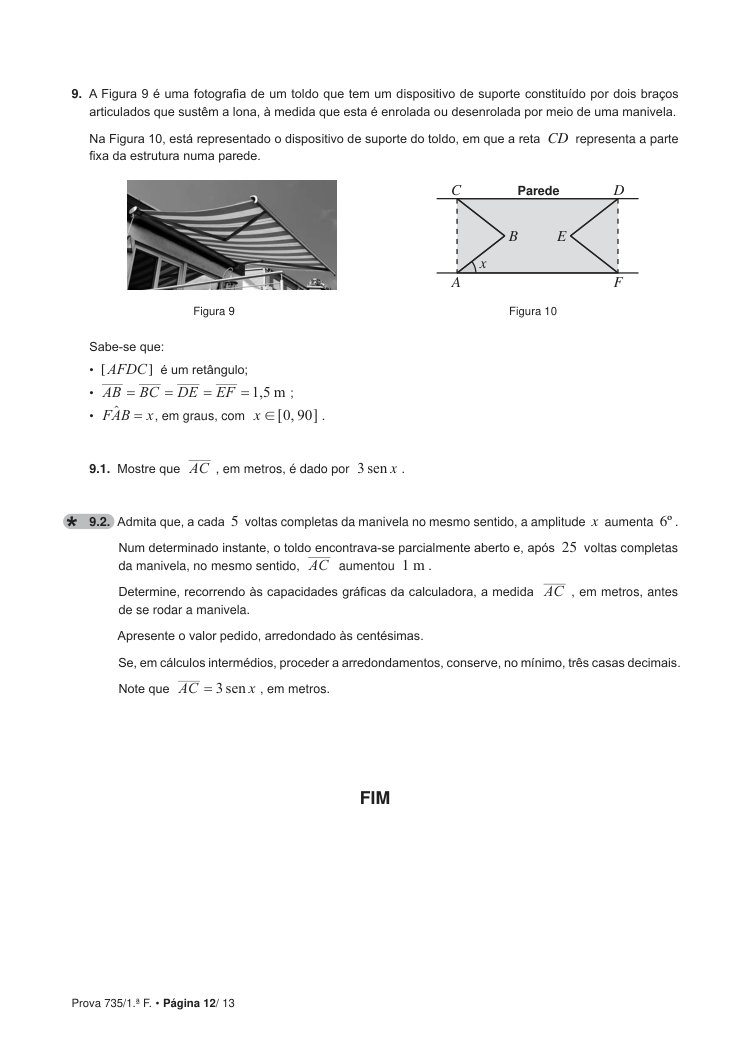
#> input picture functions/pdf2img/image_processing/pdf_Matematica_images_page_12.jpg, 751 x 1061 px; its folder holds only this picture in this run
$ python -i processing.py   (imports and definitions only)
#> lines starting #> are read from the running program, lines starting #| are printed output that depends on the picture; after the words box and inside, x2 and y2 are one past the last pixel; in counts of white or black regions, pixels touching at a corner belong together
import cv2
import numpy as np
import os
from pathlib import Path

class OpenCVProcesser:
    # Constants
    MINIMUM_WIDTH = 20
    MINIMUM_HEIGHT = 20
    GREEN_COLOR = (36, 255, 12)      # Color for individual contours
    BLUE_COLOR = (255, 0, 0)         # Color for merged regions (phrases)
    RED_COLOR = (0, 0, 255)          # Color for paragraph regions
    TRACE_WIDTH = 2
    HORIZONTAL_PROXIMITY_THRESHOLD = 50  # Max horizontal distance between related elements
    VERTICAL_OVERLAP_THRESHOLD = 0.3     # Minimum vertical overlap ratio for horizontal merging
    VERTICAL_DISTANCE_THRESHOLD = 50     # Maximum vertical distance for paragraph grouping

    def __init__(self):
        """Initialize the OpenCVProcesser."""
        pass

    def process(self, img,):
        """
        Process the image to detect figures and return their bounding boxes.
        :param img: Input image in BGR format.
        :param min_area: Minimum area of the bounding box to consider.
        :param max_aspect_ratio: Maximum aspect ratio of the bounding box.
        :return: List of dictionaries with keys 'x', 'y', 'w', 'h'.
        """
        figures = self._detect_figures_cv(img, testing_mode=True)
        return self._cut_boxes(img, figures)

    def _prepare_image(self,inputImage):
        """
        Prepare and preprocess the image for contour detection

        Args:
            inputImage:  the input image

        Returns:
            tuple: (original image, processed image, binary threshold image)
        """
        original = inputImage.copy()

        # Convert to grayscale
        gray = cv2.cvtColor(inputImage, cv2.COLOR_BGR2GRAY)

        # Apply threshold to create binary image
        thresh = cv2.threshold(gray, 0, 255, cv2.THRESH_BINARY_INV + cv2.THRESH_OTSU)[1]

        return original, inputImage, thresh

    def _detect_figures_cv(self, img, testing_mode=False):
        """
        Extract images from a file, detecting both phrases and paragraphs

        Args:
            img: The image file
            testing_mode: Whether running in test mode

        Returns:
            list: List of dictionaries with extracted region data
        """
        # Prepare the image
        original, image, thresh = self._prepare_image(img)

        # Detect basic contours
        boxes = self._detect_basic_contours(thresh,testing_mode)

        # Visualize contours if in testing mode

        # Use extract_phrase_bounding_boxes to get phrase and spanning boxes
        img_copy = original.copy()
        _phrase_boxes, spanning_boxes = self._detect_distant_phrases_bounding_boxes(img_copy, use_full_image_width=True,testing_mode=testing_mode)


        # Convert spanning_boxes to the (x, y, w, h) format
        spanning_regions = []
        for box in spanning_boxes:
            x, y, w, h = box['x'], box['y'], box['w'], box['h']

            # Check if this spanning box contains at least one basic contour
            contains_basic_contour = False
            for bx, by, bw, bh in boxes:
                # Check if basic box center is inside spanning box
                b_center_x = bx + bw/2
                b_center_y = by + bh/2
                if (x <= b_center_x <= x + w) and (y <= b_center_y <= y + h):
                    contains_basic_contour = True
                    break

            # Only include spanning boxes that contain at least one basic contour
            if contains_basic_contour:
                spanning_regions.append((x, y, w, h))
                # Draw original boxes in green


        if testing_mode:
            img = original.copy()
            for i, box in enumerate(boxes):
                    # Ensure box is a dictionary with expected keys
                if isinstance(box, tuple):
                    # Convert tuple to dictionary for consistency
                    box = {'x': box[0], 'y': box[1], 'w': box[2], 'h': box[3]}
                elif not isinstance(box, dict) or not all(k in box for k in ['x', 'y', 'w', 'h']):
                    print(f"Invalid box format: {box}")
                    continue
                # Draw bounding boxes on the image
                cv2.rectangle(img, (box['x'], box['y']),
                            (box['x'] + box['w'], box['y'] + box['h']),
                            (0, 255, 0), 2)
                cv2.putText(img, f"{i}: {box['w']}x{box['h']}",
                            (box['x'], box['y'] - 10), cv2.FONT_HERSHEY_SIMPLEX,
                            0.5, (0, 255, 0), 1)
                # Draw spanning boxes in blue (using full width from leftmost to rightmost edge)

            for i, box in enumerate(_phrase_boxes):
                    # Ensure box is a dictionary with expected keys
                if isinstance(box, tuple):
                    # Convert tuple to dictionary for consistency
                    box = {'x': box[0], 'y': box[1], 'w': box[2], 'h': box[3]}
                elif not isinstance(box, dict) or not all(k in box for k in ['x', 'y', 'w', 'h']):
                    print(f"Invalid box format: {box}")
                    continue
                cv2.rectangle(img, (box['x'], box['y']),
                            (box['x'] + box['w'], box['y'] + box['h']),
                            (255, 0, 0), 2)
                cv2.putText(img, f"P{i}: W={box['w']}",
                            (box['x'], box['y'] + box['h'] // 2),
                            cv2.FONT_HERSHEY_SIMPLEX,
                            0.5, (255, 0, 0), 1)
            for i, box in enumerate(spanning_boxes):
                    # Ensure box is a dictionary with expected keys
                if isinstance(box, tuple):
                    # Convert tuple to dictionary for consistency
                    box = {'x': box[0], 'y': box[1], 'w': box[2], 'h': box[3]}
                elif not isinstance(box, dict) or not all(k in box for k in ['x', 'y', 'w', 'h']):
                    print(f"Invalid box format: {box}")
                    continue
                cv2.rectangle(img, (box['x'], box['y']),
                            (box['x'] + box['w'], box['y'] + box['h']),
                            (255, 0, 0), 2)
                cv2.putText(img, f"S{i}: W={box['w']}",
                            (box['x'], box['y'] + box['h'] // 2),
                            cv2.FONT_HERSHEY_SIMPLEX,
                            0.5, (255, 0, 0), 1)
            for i, box in enumerate(spanning_regions):
                    # Ensure box is a dictionary with expected keys
                if isinstance(box, tuple):
                    # Convert tuple to dictionary for consistency
                    box = {'x': box[0], 'y': box[1], 'w': box[2], 'h': box[3]}
                elif not isinstance(box, dict) or not all(k in box for k in ['x', 'y', 'w', 'h']):
                    print(f"Invalid box format: {box}")
                    continue
                x, y, w, h = box
                cv2.rectangle(img, (box['x'], box['y']),
                            (box['x'] + box['w'], box['y'] + box['h']), (0, 0, 255), 2)
                cv2.putText(img, f"S{i}: W={box['w']}",
                            (box['x'], box['y'] + box['h'] // 2),  cv2.FONT_HERSHEY_SIMPLEX,
                            0.5, (0, 0, 255), 1)

            cv2.imshow("Phrase Bounding Boxes with Spanning Regions", img)
            cv2.waitKey(0)

        # Prepare and return extracted regions including spanning regions
        return self._prepare_return_data(original, spanning_regions)

    def _detect_distant_phrases_bounding_boxes(self,img, min_width=100, max_height=50, vertical_distance_threshold=60, use_full_image_width=False,testing_mode=False):
        """
        Heuristic text-line detection to find question-like lines without OCR.
        Uses morphological operations to detect horizontal text regions.
        Only detects text in the left half of the image, ignoring contours on the right side.
        Args:
            img: Input image
            min_width: Minimum width for a valid text line
            max_height: Maximum height for a valid text line
            vertical_distance_threshold: Minimum vertical distance required for creating spanning boxes
                                        (boxes with distance >= threshold are considered related)
            use_full_image_width: If True, spanning boxes will cover the full image width (0 to image width)
                                instead of just the leftmost to rightmost points of detected boxes

        Returns:
            tuple: (original boxes, spanning boxes between distant vertical regions using global width)
        """
        gray = cv2.cvtColor(img, cv2.COLOR_BGR2GRAY)
        # Binary inverse thresh: text becomes white
        _, thresh = cv2.threshold(gray, 0, 255,
                                cv2.THRESH_BINARY_INV | cv2.THRESH_OTSU)
        # Use a wide, short kernel to connect text into lines
        kernel = cv2.getStructuringElement(cv2.MORPH_RECT, (50, 3))
        connected = cv2.morphologyEx(thresh, cv2.MORPH_CLOSE, kernel)
        contours, _ = cv2.findContours(connected, cv2.RETR_EXTERNAL,
                                    cv2.CHAIN_APPROX_SIMPLE)
        boxes = []
        # Get image width to determine the middle point
        img_width = img.shape[1]
        middle_x = img_width // 2
        if testing_mode:
            print(f"Image shape: {img.shape}, Middle X: {middle_x}")
            print(f"Contours found: {len(contours)}")

        # Track statistics for filtered contours
        total_contours = len(contours)
        filtered_by_position = 0

        for cnt in contours:
            x, y, w, h = cv2.boundingRect(cnt)
            # Filter boxes by size (likely long lines) and ignore those starting at or beyond the middle of the image horizontally
            if w >= min_width and h <= max_height:
                if x < middle_x:
                    boxes.append({'x': x, 'y': y, 'w': w, 'h': h})
                else:
                    filtered_by_position += 1
                    # Draw filtered out boxes in red on the debug image
                    cv2.rectangle(img, (x, y), (x + w, y + h), (0, 0, 255), 1)

        if testing_mode:
            print(f"Total contours: {total_contours}, Filtered by position: {filtered_by_position}, Remaining: {len(boxes)}")
        # Sort top-to-bottom
        boxes = sorted(boxes, key=lambda b: b['y'])

        # Create spanning boxes between vertically distant regions (using full width)
        spanning_boxes = []
        # Determine the left and right edges based on the mode
        if use_full_image_width:
            # Use the full image width
            global_left_x = 0
            global_right_x = img_width

            if testing_mode:
                print(f"Using full image width: 0 to {img_width}")
        else:
            # Find the global leftmost and rightmost edges across all boxes
            global_left_x = min(box['x'] for box in boxes) if boxes else 0
            global_right_x = max(box['x'] + box['w'] for box in boxes) if boxes else 0
            print(f"Using detected box extents: {global_left_x} to {global_right_x}")

        if len(boxes) >= 2:
            for i in range(len(boxes) - 1):
                current_box = boxes[i]
                next_box = boxes[i + 1]

                # Calculate vertical distance between bottom of current and top of next
                current_bottom = current_box['y'] + current_box['h']
                next_top = next_box['y']
                vertical_distance = next_top - current_bottom

                # If boxes are more distant than the threshold, create a spanning box
                if vertical_distance >= vertical_distance_threshold:
                    # Create a new box that spans from bottom of current to top of next
                    # Use the global furthest left and right edges from all boxes
                    span_x = global_left_x
                    span_y = current_bottom
                    span_width = global_right_x - global_left_x
                    span_height = next_top - current_bottom
                    width_desc = "full image width" if use_full_image_width else "detected box extents"
                    spanning_boxes.append({
                        'x': span_x,
                        'y': span_y,
                        'w': span_width,
                        'h': span_height,
                    })


        return boxes, spanning_boxes

    def _detect_basic_contours(self,thresh_image, min_width=MINIMUM_WIDTH, min_height=MINIMUM_HEIGHT,testing_mode = False):
        """
        Detect basic contours in the thresholded image

        Args:
            thresh_image: Binary threshold image
            min_width: Minimum width for a valid contour
            min_height: Minimum height for a valid contour

        Returns:
            list: List of bounding boxes (x, y, w, h)
        """
        # Find contours
        cnts = cv2.findContours(thresh_image, cv2.RETR_EXTERNAL, cv2.CHAIN_APPROX_TC89_L1)
        cnts = cnts[0] if len(cnts) == 2 else cnts[1]

        # Get all bounding boxes with minimum size
        boxes = []
        for c in cnts:
            x, y, w, h = cv2.boundingRect(c)
            if w >= min_width and h >= min_height:
                boxes.append((x, y, w, h))

        return boxes

    def _cut_boxes(self, img, boxes):
        """
        Cut the image into boxes based on the detected bounding boxes.
        :param img: Input image in BGR format.
        :param boxes: List of dictionaries with keys 'x', 'y', 'w', 'h'.
        :return: List of cropped images.
        """
        cropped_images = []
        h_img = img.shape[0]
        for box in boxes:
            x, y, w, h = int(box['x']), int(box['y']), int(box['w']), int(box['h'])
            # Adjust y to account for OpenCV's top-left origin
            cropped_img = img[y:y+h, x:x+w]
            cropped_images.append(cropped_img)


        return cropped_images

    def _prepare_return_data(self,original, spanning_regions):
        """
        Prepare extracted region data for return

        Args:
            original: Original image
            spanning_regions: List of spanning bounding boxes (optional)

        Returns:
            list: List of dictionaries with region data
        """
        extracted_regions = []
        # Add spanning regions if provided
        if spanning_regions:
            for x, y, w, h in spanning_regions:
                extracted_regions.append({
                    "x": x,
                    "y": y,
                    "w": w,
                    "h": h,
                })
        return extracted_regions

    # [31 lines left out: function _visualize_contours, not called in this run]


"""
if __name__ == "__main__":
    # read image diana.png
    img = cv2.imread("fq.png")
    if img is None:
        print("Error: Could not read image.")
    else:
        processor = OpenCVProcesser()
        boxes = processor.process(img)
        if boxes:
            print(f"Detected {len(boxes)} boxes.")
            for box in boxes:
                cv2.imshow("Detected Boxes", box)
                cv2.waitKey(0)
        else:
            print("No boxes detected.")
"""

>>> import cv2
>>> picture = cv2.imread('../../pdf2img/image_processing/pdf_Matematica_images_page_12.jpg')
#> picture is the input picture: shape (1061, 751, 3); mean B, G, R 245.2, 245.2, 245.1
>>> result = OpenCVProcesser().process(picture)
#> in _prepare_image, `thresh = cv2.threshold(gray, 0, 255, cv2.THRESH_BINARY_INV + cv2.THRES..`:
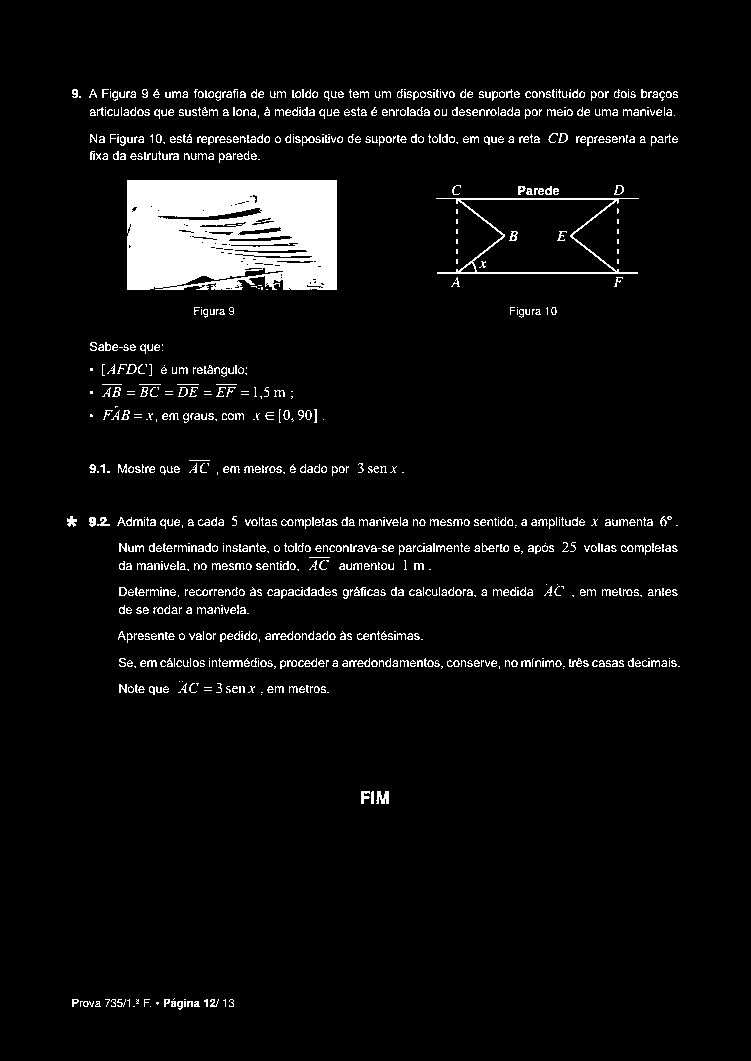
#> thresh: shape (1061, 751); 5.3% white; 944 white regions (349 under 20 px)
#> in _detect_basic_contours, `cnts = cv2.findContours(thresh_image, cv2.RETR_EXTERNAL, cv2.CHAIN_APP..`: cnts = 941 contours, 690 with area under 20; largest, box (x1, y1, x2, y2) and area: (127, 180, 337, 290) 22181, (436, 198, 639, 274) 8635, (376, 791, 389, 804) 98, (302, 136, 320, 146) 73, (298, 658, 317, 667) 61
#> the loop in _detect_basic_contours, `for c in cnts:` made 941 passes
#> (x, y, w, h) on passes 1, 2, 4: (150, 1006, 1, 1), (134, 1006, 1, 1), (194, 1001, 6, 6)
#> after the loop in _detect_basic_contours, `for c in cnts:`: boxes = [(436, 198, 203, 76), (127, 180, 210, 110)]
#> in _detect_distant_phrases_bounding_boxes, `connected = cv2.morphologyEx(thresh, cv2.MORPH_CLOSE, kernel)`:
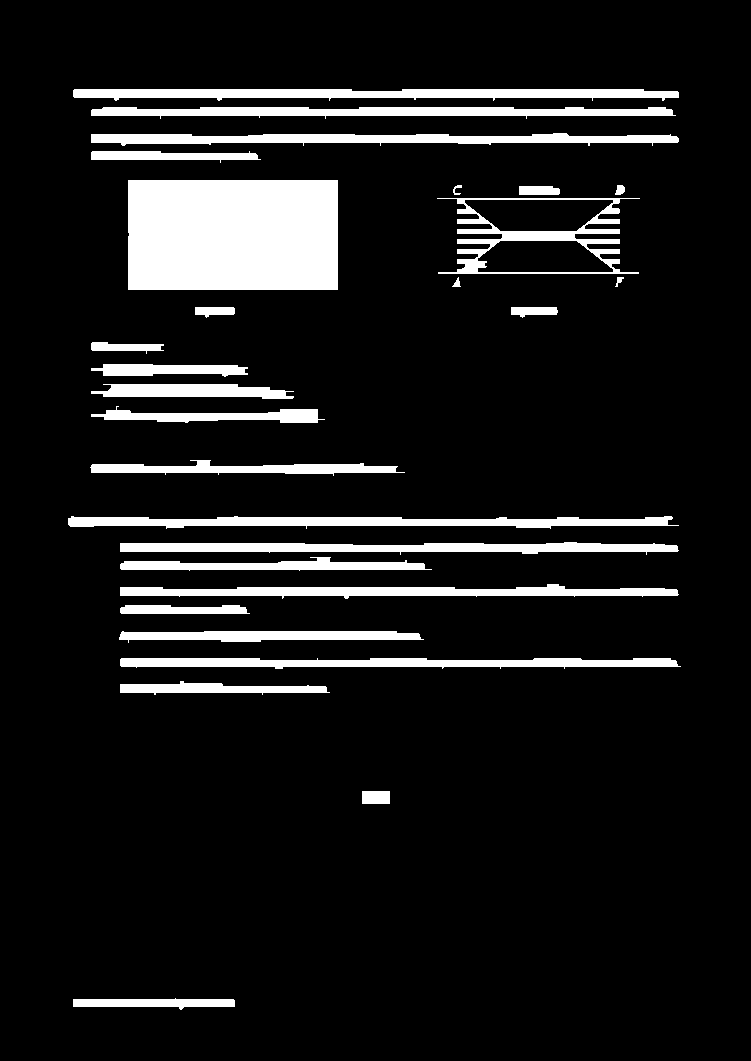
#> connected: shape (1061, 751); 10.3% white; 28 white regions
#> in _detect_distant_phrases_bounding_boxes, `contours, _ = cv2.findContours(connected, cv2.RETR_EXTERNAL, cv2.CHAIN..`: contours = 28 contours; largest, box (x1, y1, x2, y2) and area: (128, 180, 338, 290) 22778, (437, 198, 640, 274) 10201, (73, 89, 679, 101) 4706, (68, 516, 679, 529) 4382, (91, 133, 679, 146) 4317
#| Image shape: (1061, 751, 3), Middle X: 375
#| Contours found: 28
#> in _detect_distant_phrases_bounding_boxes, `total_contours = len(contours)`: total_contours = 28
#> the loop in _detect_distant_phrases_bounding_boxes, `for cnt in contours:` made 28 passes
#> (x, y, w, h) on passes 1, 3, 4, 5, 6, 7, 8, 9: (73, 998, 162, 12), (120, 681, 210, 14), (120, 658, 561, 11), (119, 631, 305, 12), (120, 605, 130, 9), (120, 584, 559, 15), (120, 557, 312, 14), (120, 542, 559, 13)
#> after the loop in _detect_distant_phrases_bounding_boxes, `for cnt in contours:`: boxes = 17 items; filtered_by_position = 0
#| Total contours: 28, Filtered by position: 0, Remaining: 17
#| Using full image width: 0 to 751
#> the loop in _detect_distant_phrases_bounding_boxes, `for i in range(len(boxes) - 1):` made 16 passes
#> (current_box, next_box, current_bottom, next_top, vertical_distance, span_x, span_y, span_width) on passes 4, 16: ({'x': 91, 'y': 151, 'w': 170, 'h': 12}, {'x': 91, 'y': 364, 'w': 157, 'h': 13}, 163, 364, 201, 0, 163, 751), ({'x': 120, 'y': 681, 'w': 210, 'h': 14}, {'x': 73, 'y': 998, 'w': 162, 'h': 12}, 695, 998, 303, 0, 695, 751)
#> after the loop in _detect_distant_phrases_bounding_boxes, `for i in range(len(boxes) - 1):`: spanning_boxes = 2 items
#> the loop in _detect_figures_cv, `for box in spanning_boxes:` made 2 passes
#> (x, y, w, h) on passes 1 to 2: (0, 163, 751, 201), (0, 695, 751, 303)
#> after the loop in _detect_figures_cv, `for box in spanning_boxes:`: spanning_regions = [(0, 163, 751, 201)]
#> the loop in _detect_figures_cv, `for i, box in enumerate(boxes):` made 2 passes
#> after the loop in _detect_figures_cv, `for i, box in enumerate(boxes):`:
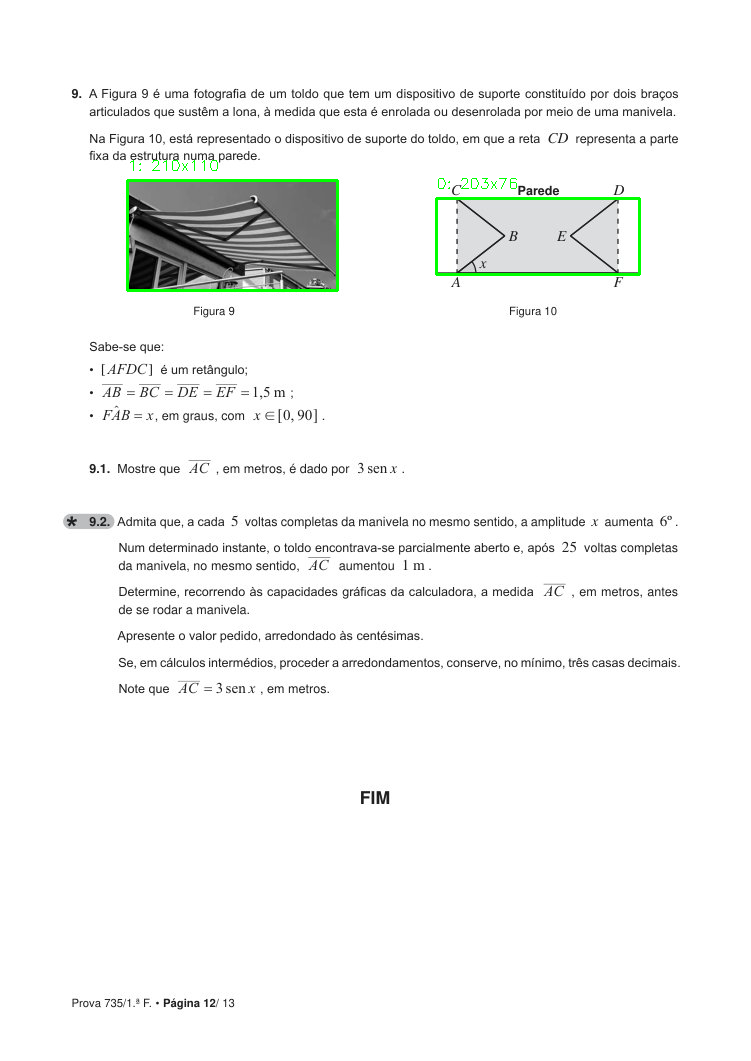
#> img: shape (1061, 751, 3); 0.49% of pixels changed, all inside (x1, y1, x2, y2) = (126, 160, 641, 292)
#> the loop in _detect_figures_cv, `for i, box in enumerate(_phrase_boxes):` made 17 passes
#> box on passes 1 to 8: {'x': 73, 'y': 89, 'w': 606, 'h': 12}, {'x': 91, 'y': 107, 'w': 585, 'h': 12}, {'x': 91, 'y': 133, 'w': 588, 'h': 13}, {'x': 91, 'y': 151, 'w': 170, 'h': 12}, {'x': 91, 'y': 364, 'w': 157, 'h': 13}, {'x': 91, 'y': 384, 'w': 203, 'h': 15}, {'x': 91, 'y': 406, 'w': 234, 'h': 17}, {'x': 90, 'y': 460, 'w': 315, 'h': 16}
#> (the rest of the program and of its run is left out)
